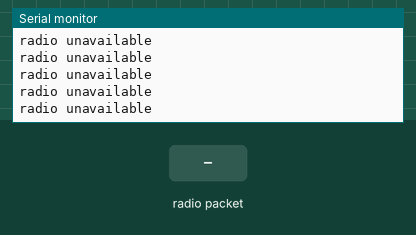
A sketch run on a simulated Arduino Uno, built with avr-gcc and run on an emulated ATmega328P. On the bench: the last lines printed to the serial monitor. Inputs (shaded band) come from the test bench. No radio packets arrive unless stated.

Above: at 1.2 s.
1.3 s: radio packet "1" arrives
At 1.65 s:
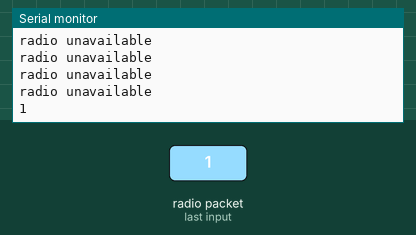
2.8 s: radio packet "0" arrives
5.8 s: radio packet "2" arrives
7.3 s: radio packet "1" arrives
10.3 s: radio packet "0" arrives
At 10.65 s:
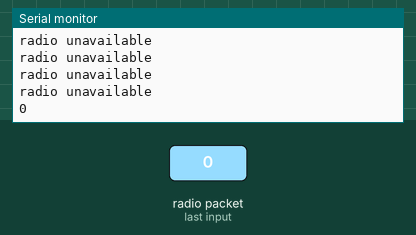
13.3 s: radio packet "2" arrives
At 13.64 s:
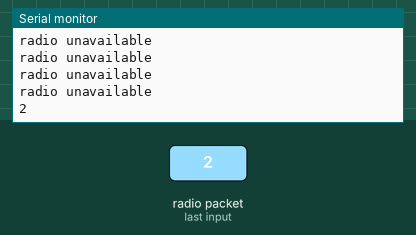
Timing chart, 0 to 16.3 s (numbered marks = the images above; inputs shaded):
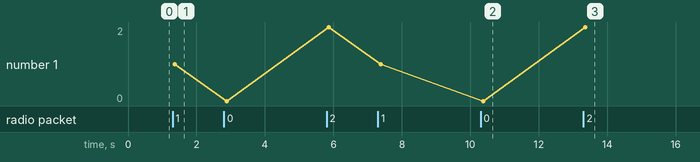

The sketch:

ArdReceiver.ino.ino
```cpp
#include <SPI.h>
#include <nRF24L01.h>
#include <RF24.h>

RF24 radio(4, 3); // CE, CSN
const byte address[6] = "1Node";
boolean button_state = 0;
int led_pin = 3;

void setup()
{
  pinMode(led_pin, OUTPUT);
  Serial.begin(9600);
  radio.begin();
  radio.openReadingPipe(0, address);   //Setting the address at which we will receive the data
  radio.setPALevel(RF24_PA_MIN);       //You can set this as minimum or maximum depending on the distance between the transmitter and receiver.
  radio.startListening();              //This sets the module as receiver
}

void loop()
{
  if (radio.available())              //Looking for the data.
  {
    char text[32] = "";                 //Saving the incoming data
    radio.read(&text, sizeof(text));    //Reading the data
    Serial.println(text);

    digitalWrite(led_pin, HIGH);
    delay(500);
    digitalWrite(led_pin, LOW);
  }
  else
  {
     Serial.println("radio unavailable");
  }
  delay(5);
}
```

Measured:
- after the input at 1.3 s, the serial monitor: prints a new line after 0.07 s (image 1)
- after the input at 10.3 s, the serial monitor: prints a new line after 0.07 s (image 2)
- after the input at 13.3 s, the serial monitor: prints a new line after 0.06 s (image 3)
- plotted number 1: 1 → 0 after the input at 2.8 s, 0 → 2 after the input at 5.8 s, 2 → 1 after the input at 7.3 s, 1 → 0 after the input at 10.3 s, 0 → 2 after the input at 13.3 s
